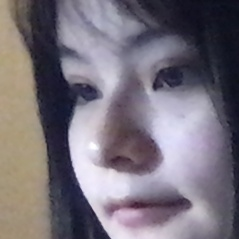
#> input picture data/zhenghui/105.jpg, 239 x 239 px, found by its file name; its folder holds only this picture in this run
$ python load_dataset.py
#> lines starting #> are read from the running program, lines starting #| are printed output that depends on the picture
#> in read_path, image is the input picture: shape (239, 239, 3); mean B, G, R 122.8, 113.1, 119.9
import os
import sys
import numpy as np
import cv2

IMAGE_SIZE = 64

def resize_image(image, height = IMAGE_SIZE, width = IMAGE_SIZE):
#> called with height = 64, width = 64
    top, bottom, left, right = (0, 0, 0, 0)

    h, w, _ = image.shape
#> h = 239; w = 239

    longest_edge = max(h, w)
#> longest_edge = 239

    if h < longest_edge:
        dh = longest_edge - h
        top = dh // 2
        bottom = dh - top
    elif w < longest_edge:
        dw = longest_edge - w
        left = dw // 2
        right = dw - left
    else:
        pass

    BLACK = [0, 0, 0]

    constant = cv2.copyMakeBorder(image, top , bottom, left, right, cv2.BORDER_CONSTANT, value = BLACK)

    return cv2.resize(constant, (height, width))
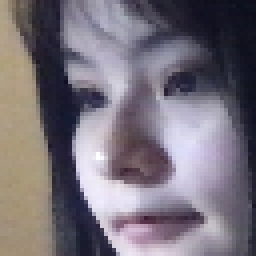
#> returned value: shape (64, 64, 3) (shown 4 times larger); mean of channels 0, 1, 2 122.7, 113, 119.8; drawn as B, G, R

#read the training data
images = []
labels = []
def read_path(path_name):
    for dir_item in os.listdir(path_name):
        full_path = os.path.abspath(os.path.join(path_name, dir_item))

        if os.path.isdir(full_path):    #if it is folder
            read_path(full_path)
        else:
            if dir_item.endswith('.jpg'):
                image = cv2.imread(full_path)
                image = resize_image(image, IMAGE_SIZE, IMAGE_SIZE)
                images.append(image)
                labels.append(path_name)

    return images,labels


def load_dataset(path_name):
    images,labels = read_path(path_name)
#> images = 1 item; labels = 1 item

    images = np.array(images)
    print(images.shape)
#| (1, 64, 64, 3)

    # label me as 0
    labels = np.array([0 if label.endswith('zhenghui') else 1 for label in labels])
#> labels = [0]

    return images, labels

if __name__ == '__main__':
    if len(sys.argv) != 1:
        print("Usage:%s path_name\r\n" % (sys.argv[0]))
    else:
        images, labels = load_dataset("/Users/zhenghuiup/Desktop/636Project/data")
#> labels = [0]


$ run again, on data/zhenghui/116.jpg
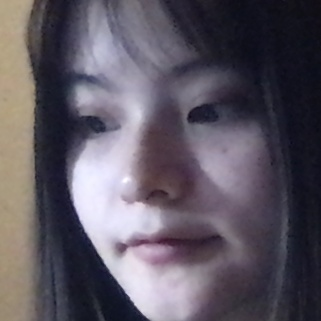
#> input picture data/zhenghui/116.jpg, 321 x 321 px, found by its file name
#> in read_path, image is the input picture: shape (321, 321, 3); mean B, G, R 98.2, 87.6, 93.8
#> in resize_image, `return cv2.resize(constant, (height, width))`:
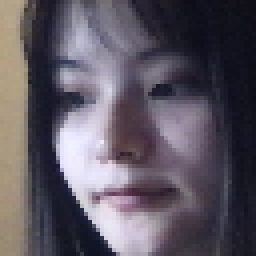
#> returned value: shape (64, 64, 3) (shown 4 times larger); mean of channels 0, 1, 2 98.1, 87.5, 93.7; drawn as B, G, R
#> in load_dataset, `images,labels = read_path(path_name)`: images = 1 item
#| (1, 64, 64, 3)
#> in load_dataset, `labels = np.array([0 if label.endswith('zhenghui') else 1 for label in..`: labels = [0]
